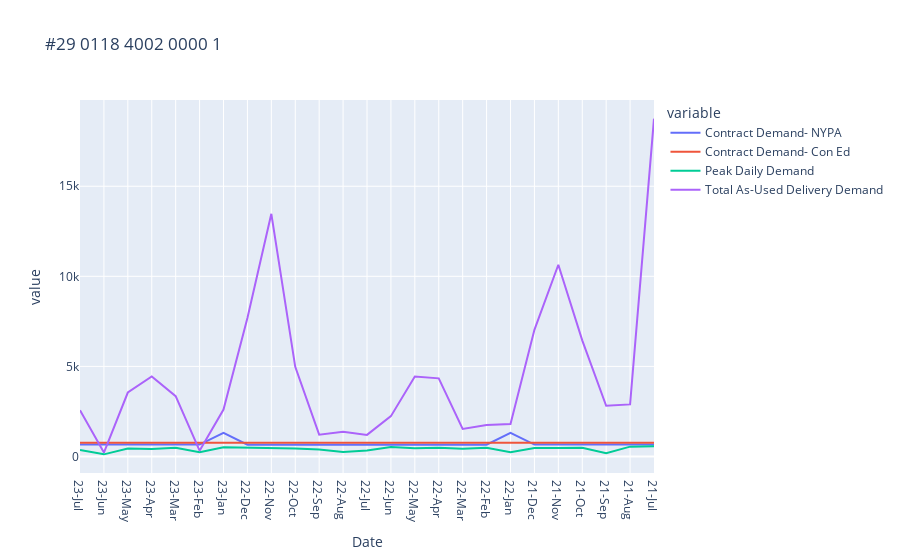

Source (notebook cell):
### Code cell
df8=pd.read_csv('00001.csv')
df8=df8.rename(columns={'Contract Demand': 'Contract Demand- NYPA'})
fig = px.line(df8, x="Date", y=df8.columns,
              title='#29 0118 4002 0000 1')
fig.update_xaxes(
    dtick="M1",
    tickformat="%b\n%Y")
fig.show()

### Figure 1 — Plotly figure (JSON) as saved in the notebook; plotly's stock layout.template omitted (floating-point values rounded to 4 significant figures)
{"data": [{"hovertemplate": "variable=Contract Demand- NYPA<br>Date=%{x}<br>value=%{y}<extra></extra>", "legendgroup": "Contract Demand- NYPA", "line": {"color": "#636efa", "dash": "solid"}, "marker": {"symbol": "circle"}, "mode": "lines", "name": "Contract Demand- NYPA", "orientation": "v", "showlegend": true, "type": "scatter", "x": ["23-Jul", "23-Jun", "23-May", "23-Apr", "23-Mar", "23-Feb", "23-Jan", "22-Dec", "22-Nov", "22-Oct", "22-Sep", "22-Aug", "22-Jul", "22-Jun", "22-May", "22-Apr", "22-Mar", "22-Feb", "22-Jan", "21-Dec", "21-Nov", "21-Oct", "21-Sep", "21-Aug", "21-Jul"], "xaxis": "x", "y": [658, 658, 658, 658, 658, 658, 1312, 654, 654, 654, 654, 654, 654, 654, 654, 654, 654, 654, 1317, 663, 663, 663, 663, 663, 663], "yaxis": "y"}, {"hovertemplate": "variable=Contract Demand- Con Ed<br>Date=%{x}<br>value=%{y}<extra></extra>", "legendgroup": "Contract Demand- Con Ed", "line": {"color": "#EF553B", "dash": "solid"}, "marker": {"symbol": "circle"}, "mode": "lines", "name": "Contract Demand- Con Ed", "orientation": "v", "showlegend": true, "type": "scatter", "x": ["23-Jul", "23-Jun", "23-May", "23-Apr", "23-Mar", "23-Feb", "23-Jan", "22-Dec", "22-Nov", "22-Oct", "22-Sep", "22-Aug", "22-Jul", "22-Jun", "22-May", "22-Apr", "22-Mar", "22-Feb", "22-Jan", "21-Dec", "21-Nov", "21-Oct", "21-Sep", "21-Aug", "21-Jul"], "xaxis": "x", "y": [760, 760, 760, 760, 760, 760, 760, 760, 760, 760, 760, 760, 760, 760, 760, 760, 760, 760, 760, 760, 760, 760, 760, 760, 760], "yaxis": "y"}, {"hovertemplate": "variable=Peak Daily Demand<br>Date=%{x}<br>value=%{y}<extra></extra>", "legendgroup": "Peak Daily Demand", "line": {"color": "#00cc96", "dash": "solid"}, "marker": {"symbol": "circle"}, "mode": "lines", "name": "Peak Daily Demand", "orientation": "v", "showlegend": true, "type": "scatter", "x": ["23-Jul", "23-Jun", "23-May", "23-Apr", "23-Mar", "23-Feb", "23-Jan", "22-Dec", "22-Nov", "22-Oct", "22-Sep", "22-Aug", "22-Jul", "22-Jun", "22-May", "22-Apr", "22-Mar", "22-Feb", "22-Jan", "21-Dec", "21-Nov", "21-Oct", "21-Sep", "21-Aug", "21-Jul"], "xaxis": "x", "y": [366.3, 118.1, 445.4, 414.7, 481.4, 230.9, 509.8, 499.7, 477.6, 442.6, 384.0, 246.4, 328.0, 525.1, 463.2, 483.8, 435.4, 478.6, 235.5, 474.2, 475.8, 485.3, 184.6, 546.2, 562.6], "yaxis": "y"}, {"hovertemplate": "variable=Total As-Used Delivery Demand<br>Date=%{x}<br>value=%{y}<extra></extra>", "legendgroup": "Total As-Used Delivery Demand", "line": {"color": "#ab63fa", "dash": "solid"}, "marker": {"symbol": "circle"}, "mode": "lines", "name": "Total As-Used Delivery Demand", "orientation": "v", "showlegend": true, "type": "scatter", "x": ["23-Jul", "23-Jun", "23-May", "23-Apr", "23-Mar", "23-Feb", "23-Jan", "22-Dec", "22-Nov", "22-Oct", "22-Sep", "22-Aug", "22-Jul", "22-Jun", "22-May", "22-Apr", "22-Mar", "22-Feb", "22-Jan", "21-Dec", "21-Nov", "21-Oct", "21-Sep", "21-Aug", "21-Jul"], "xaxis": "x", "y": [2568.0, 219.1, 3551.0, 4442.0, 3348.0, 320.4, 2603.0, 7682, 13470.0, 4978.0, 1210.0, 1368.0, 1199.0, 2238.0, 4440.0, 4337.0, 1525.0, 1745.0, 1805.0, 7029.0, 10640.0, 6448.0, 2813.0, 2891.0, 18750.0], "yaxis": "y"}], "layout": {"legend": {"title": {"text": "variable"}, "tracegroupgap": 0}, "title": {"text": "#29 0118 4002 0000 1"}, "xaxis": {"anchor": "y", "domain": [0, 1], "dtick": "M1", "tickformat": "%b\n%Y", "title": {"text": "Date"}}, "yaxis": {"anchor": "x", "domain": [0, 1], "title": {"text": "value"}}}}
